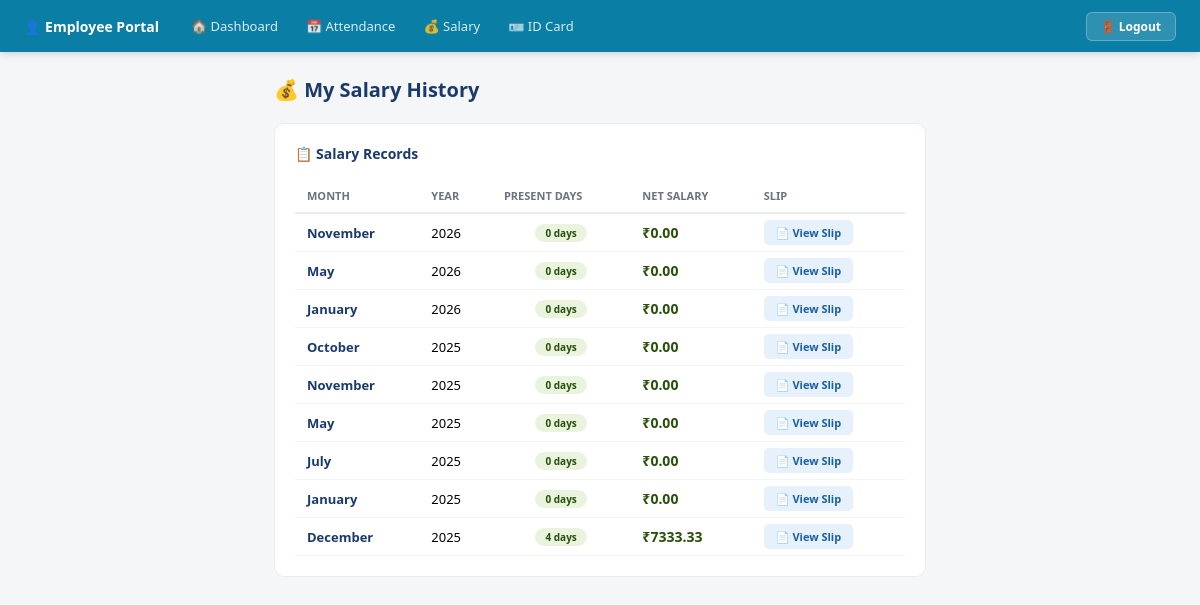
Page /silp-view/ (signed in) on the committed database.
### app/models.py (models this page shows, shortened)
class emp_Salary(models.Model):
    employee = models.ForeignKey(Employees, on_delete=models.CASCADE)
    month = models.CharField(max_length=20)
    year = models.IntegerField()
    present_days = models.IntegerField(default=0)
    salary = models.DecimalField(max_digits=10, decimal_places=2, default=0)

### app/views.py (the view)
# urls.py: path('silp-view/', silp_view, name='silp_view'),
@login_required
def silp_view(request):
    emp = Employees.objects.filter(user=request.user).first()
    if not emp:
        return render(request, 'Employee/employee_slip_salary.html', {
            "salary":           [],
            "employee_missing": True,
        })
    return render(request, 'Employee/employee_slip_salary.html', {
        'salary':           emp_Salary.objects.filter(employee=emp).order_by('-year', '-month'),
        "employee_missing": False,
    })

### app/templates/Employee/employee_slip_salary.html (shortened to what this page needs)
{% include "Employee/employee_navbar.html" %}
<!DOCTYPE html>
<html lang="en">
<head>
</head>
<body>
<div class="content">
  <div class="page-title">💰 My Salary History</div>
  {% if employee_missing %}
  <div class="no-emp">
    <div style="font-size:52px;margin-bottom:1rem">⚠️</div>
    <div style="font-size:18px;font-weight:700;color:#1B3A6B;margin-bottom:0.5rem">No Employee Record</div>
    <div style="font-size:13px;color:#6B7280;margin-bottom:1.5rem">HR admin-ஐ contact பண்ணுங்கள்.</div>
    <a href="{% url 'emp_dashboard' %}" style="background:#1B3A6B;color:#fff;padding:9px 24px;border-radius:7px;text-decoration:none;font-size:13px;font-weight:600">← Dashboard</a>
  </div>
  {% else %}
  <div class="card">
    <div class="card-title">📋 Salary Records</div>
    <table class="table">
      <thead>
        <tr>
          <th>Month</th>
          <th>Year</th>
          <th>Present Days</th>
          <th>Net Salary</th>
          <th>Slip</th>
        </tr>
      </thead>
      <tbody>
        {% for s in salary %}
        <tr>
          <td style="font-weight:600;color:#1B3A6B">{{ s.month }}</td>
          <td>{{ s.year }}</td>
          <td style="text-align:center">
            <span class="badge" style="background:#EAF3DE;color:#27500A">{{ s.present_days }} days</span>
          </td>
          <td style="font-weight:700;color:#27500A;font-size:14px">₹{{ s.salary }}</td>
          <td>
            <a href="{% url 'emp-salary-slip' s.employee.id s.year s.month %}"
               style="background:#E6F1FB;color:#185FA5;padding:5px 12px;border-radius:5px;font-size:11px;font-weight:600;text-decoration:none">
              📄 View Slip
            </a>
          </td>
        </tr>
        {% endfor %}
      </tbody>
    </table>
  </div>
  {% endif %}
</div>
</body>
</html>

### app/templates/Employee/employee_slip_salary.html (style rules this page uses)
* { box-sizing:border-box;margin:0;padding:0 }
body { font-family:'Segoe UI',sans-serif;background:#F4F6F8 }
.content { padding:1.5rem;max-width:700px;margin:0 auto }
.page-title { font-size:20px;font-weight:700;color:#1B3A6B;margin-bottom:1.25rem }
.card { background:#fff;border:1px solid #E8ECF0;border-radius:10px;padding:1.25rem;margin-bottom:1.25rem }
.card-title { font-size:14px;font-weight:600;color:#1B3A6B;margin-bottom:1rem }
.table { width:100%;border-collapse:collapse;font-size:13px }
.table th { padding:9px 12px;text-align:left;font-size:11px;font-weight:600;color:#6B7280;text-transform:uppercase;border-bottom:2px solid #E8ECF0 }
.table td { padding:9px 12px;border-bottom:1px solid #F3F4F6 }
.badge { font-size:10px;font-weight:600;padding:2px 10px;border-radius:999px }

### rows in the picture
emp_Salary: month "November", year "2026", present_days "0", salary "0.00"
emp_Salary: month "May", year "2026", present_days "0", salary "0.00"
emp_Salary: month "January", year "2026", present_days "0", salary "0.00"
emp_Salary: month "October", year "2025", present_days "0", salary "0.00"
emp_Salary: month "November", year "2025", present_days "0", salary "0.00"
emp_Salary: month "May", year "2025", present_days "0", salary "0.00"
emp_Salary: month "July", year "2025", present_days "0", salary "0.00"
emp_Salary: month "January", year "2025", present_days "0", salary "0.00"
emp_Salary: month "December", year "2025", present_days "4", salary "7333.33"
